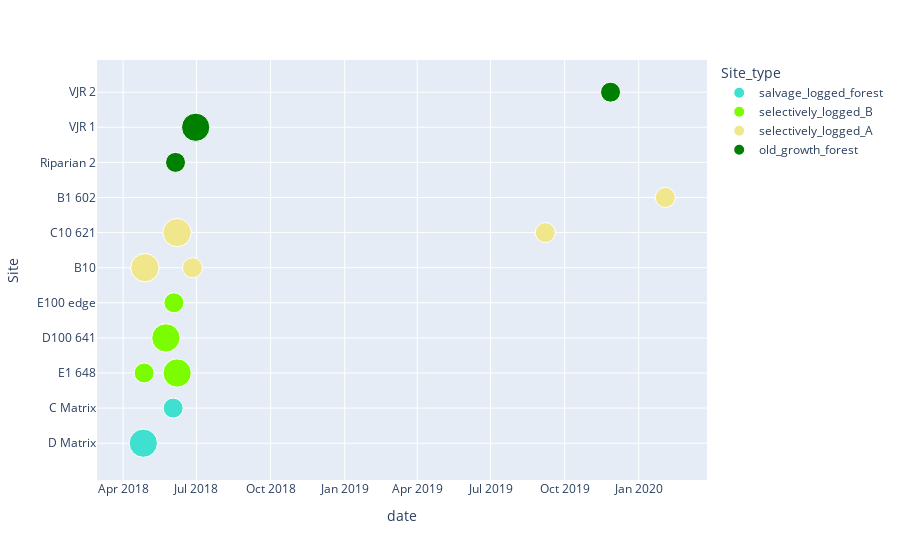

The notebook cell saved with this chart:
### Code cell
import plotly.express as px

color_discrete_map = {'old_growth_forest': 'green', 
                      'selectively_logged_A': 'khaki',
                      'selectively_logged_B': 'lawngreen', 
                      'salvage_logged_forest': 'turquoise',
                     }
px.scatter(df, y="Site", x="date", size = 'count', color="Site_type", color_discrete_map = color_discrete_map, opacity = 1)

### Figure 1 — Plotly figure (JSON) as saved in the notebook; plotly's stock layout.template omitted (floating-point values rounded to 4 significant figures)
{"data": [{"hovertemplate": "Site_type=salvage_logged_forest<br>date=%{x}<br>Site=%{y}<br>count=%{marker.size}<extra></extra>", "legendgroup": "salvage_logged_forest", "marker": {"color": "turquoise", "opacity": 1, "size": [2, 2, 1], "sizemode": "area", "sizeref": 0.005, "symbol": "circle"}, "mode": "markers", "name": "salvage_logged_forest", "orientation": "v", "showlegend": true, "type": "scatter", "x": ["2018-4-26", "2018-4-26", "2018-6-2"], "xaxis": "x", "y": ["D Matrix", "D Matrix", "C Matrix"], "yaxis": "y"}, {"hovertemplate": "Site_type=selectively_logged_B<br>date=%{x}<br>Site=%{y}<br>count=%{marker.size}<extra></extra>", "legendgroup": "selectively_logged_B", "marker": {"color": "lawngreen", "opacity": 1, "size": [1, 2, 2, 1, 2], "sizemode": "area", "sizeref": 0.005, "symbol": "circle"}, "mode": "markers", "name": "selectively_logged_B", "orientation": "v", "showlegend": true, "type": "scatter", "x": ["2018-4-27", "2018-5-24", "2018-5-24", "2018-6-3", "2018-6-7"], "xaxis": "x", "y": ["E1 648", "D100 641", "D100 641", "E100 edge", "E1 648"], "yaxis": "y"}, {"hovertemplate": "Site_type=selectively_logged_A<br>date=%{x}<br>Site=%{y}<br>count=%{marker.size}<extra></extra>", "legendgroup": "selectively_logged_A", "marker": {"color": "khaki", "opacity": 1, "size": [2, 2, 2, 1, 1, 1], "sizemode": "area", "sizeref": 0.005, "symbol": "circle"}, "mode": "markers", "name": "selectively_logged_A", "orientation": "v", "showlegend": true, "type": "scatter", "x": ["2018-4-28", "2018-4-28", "2018-6-7", "2018-6-26", "2019-9-7", "2020-2-3"], "xaxis": "x", "y": ["B10", "B10", "C10 621", "B10", "C10 621", "B1 602"], "yaxis": "y"}, {"hovertemplate": "Site_type=old_growth_forest<br>date=%{x}<br>Site=%{y}<br>count=%{marker.size}<extra></extra>", "legendgroup": "old_growth_forest", "marker": {"color": "green", "opacity": 1, "size": [1, 2, 2, 1], "sizemode": "area", "sizeref": 0.005, "symbol": "circle"}, "mode": "markers", "name": "old_growth_forest", "orientation": "v", "showlegend": true, "type": "scatter", "x": ["2018-6-5", "2018-6-30", "2018-6-30", "2019-11-27"], "xaxis": "x", "y": ["Riparian 2", "VJR 1", "VJR 1", "VJR 2"], "yaxis": "y"}], "layout": {"autosize": true, "legend": {"itemsizing": "constant", "title": {"text": "Site_type"}, "tracegroupgap": 0}, "margin": {"t": 60}, "xaxis": {"anchor": "y", "autorange": true, "domain": [0, 1], "range": ["2018-03-04 13:53:25.249", "2020-03-22 00:40:36.4227"], "title": {"text": "date"}, "type": "date"}, "yaxis": {"anchor": "x", "autorange": true, "domain": [0, 1], "range": [-1.568, 11.3], "title": {"text": "Site"}, "type": "category"}}}
